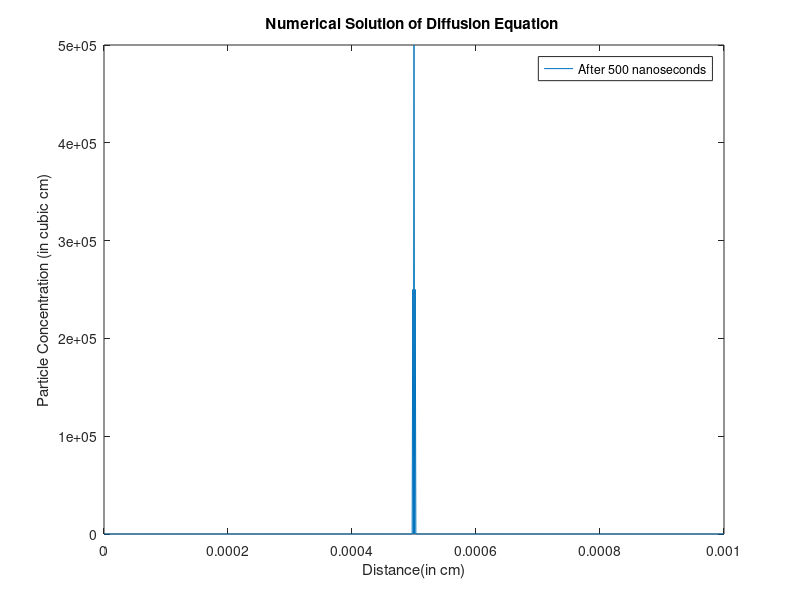
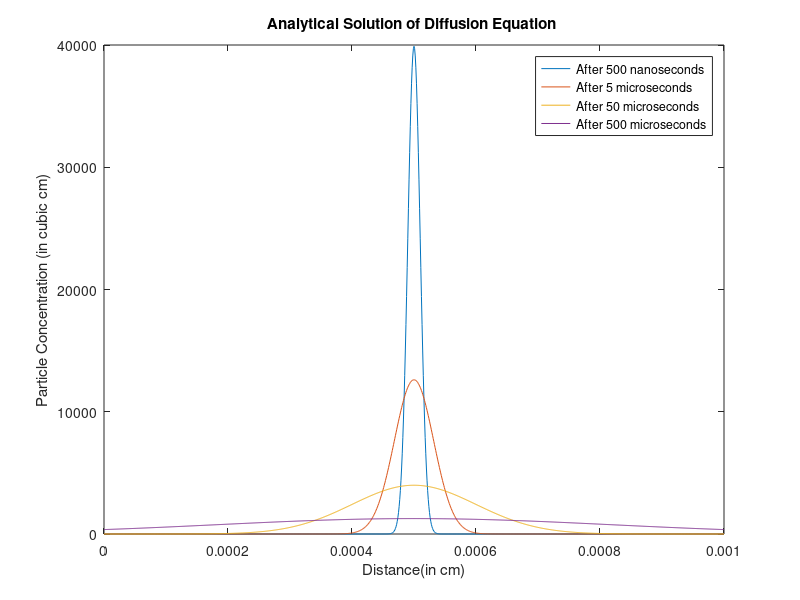

Reproduce these figures in MATLAB, in order.
% Abhijeet Aanand 160070031
% Microelectronics Simulation Lab (MSL) (EE 735)
% Assignment 4
% Question 2

% The given code plots the particle profile and its evolution with
% time by solving the diffusion equation with a delta source at 
% the middle of the region.
% The ends have perfectly absorbing boundary conditions

clear
% Initialised parameters  (cm is used everywhere)
D=1e-4;  % given 
source=1e6; % initial injection
d=1e-3;      % d is in cm      % 10um

n=1001; % number of grid points

dx=d/(n-1);
m=floor(n/2)+1;  % delta source location

dt=(dx*dx)/(2*D); % time step fixed (5e-9)

F=(dt*D)/(dx*dx); 

Nt=5; % number of time steps
% Solving equations
n_vector=zeros(n,1);

x_vector=zeros(n,1);
for i=1:n
    x_vector(i,1)=(i-1)*dx;
end


% Initialisation
for i=1:n
    n_vector(i,1)=0;
end

n_vector(m,1)=source ; % delta source initialisation

n_vector0=n_vector ;% initial n_vector for plotting

n_old_vector=n_vector;  % for updating
% main loop
n_new_vector =n_old_vector
for t=1:Nt
    
    for i=2:n-1
        n_new_vector(i,1)=n_old_vector(i,1)+F.*(n_old_vector(i+1,1)-2*(n_old_vector(i,1))+n_old_vector(i-1,1));
    end
    n_old_vector = n_new_vector;
    n_vector=n_old_vector;
    n_vector(1,1)=0;
    n_vector(n,1)=0;
    
    
    % storing values at specifi time instants
    if t==2
        n_vector1=n_vector;
    end
   
  end
    
  % plotting the respective plots 
  figure (1)
  plot(x_vector,n_vector1);
  xlabel('Distance(in cm)');
  ylabel('Particle Concentration (in cubic cm)');
  legend('After 500 nanoseconds', 'After 5 microseconds', 'After 50 microseconds','After 500 microseconds')
  title ('Numerical Solution of Diffusion Equation ')

  
 
  % Analytical solution
  n_analytical2=zeros(n,1);
  n_analytical3=zeros(n,1);
  n_analytical4=zeros(n,1);
  n_analytical5=zeros(n,1);
  
  for i=1:n
      n_analytical2(i,1)=(1./sqrt(4*pi*D*5e-7)).*(exp(-(x_vector(i,1)-5e-4)^(2)./(4*D*5e-7)));
      n_analytical3(i,1)=(1./sqrt(4*pi*D*5e-6)).*(exp(-(x_vector(i,1)-5e-4)^(2)/(4*D*5e-6)));
      n_analytical4(i,1)=(1./sqrt(4*pi*D*5e-5)).*(exp(-(x_vector(i,1)-5e-4)^(2)/(4*D*5e-5)));
      n_analytical5(i,1)=(1./sqrt(4*pi*D*5e-4)).*(exp(-(x_vector(i,1)-5e-4)^(2)/(4*D*5e-4)));
  end
  
  
  figure (2)
  plot(x_vector,n_analytical2,x_vector,n_analytical3,x_vector,n_analytical4,x_vector,n_analytical5);
  xlabel('Distance(in cm)');
  ylabel('Particle Concentration (in cubic cm)');
  legend('After 500 nanoseconds', 'After 5 microseconds', 'After 50 microseconds','After 500 microseconds')
  title ('Analytical Solution of Diffusion Equation ')  
